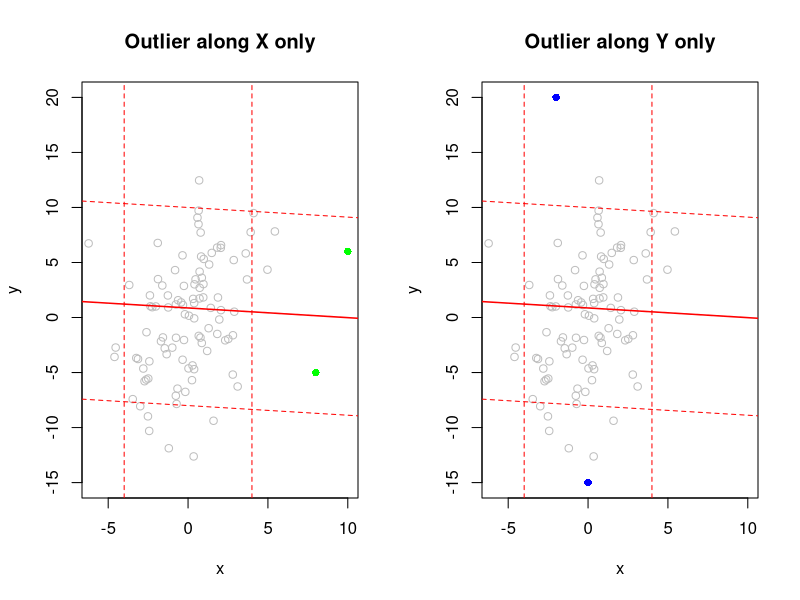
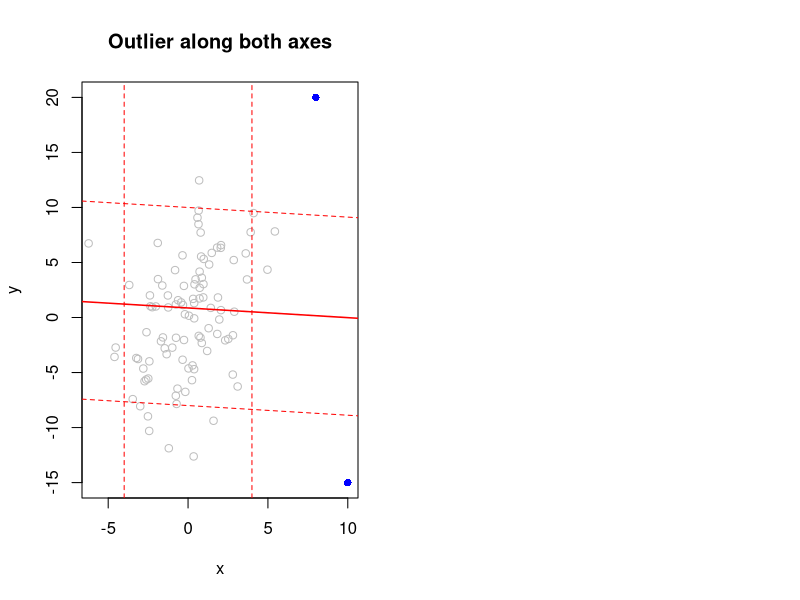

Generate these figures, in order, with R:
## ---- chunk 1
knitr::opts_chunk$set(echo = TRUE, message = FALSE, warning = FALSE)

# Author: Tong Jin
# Affiliation: New York University
# Contact: tj1061@nyu.edu
## ---- chunk 2
# Load the dataset `parent_son.csv` to R using read.csv(), 
# define the dataset as `dat`.
dat <- read.csv("../data/parent_son.csv")

# Check the structure of `dat`
str(dat)
## ---- chunk 3
beta1 <- 0.32566
beta1_hypo <- 1
se_beta1 <- 0.01197
(T_Q3 <- (beta1 - beta1_hypo) / se_beta1)
## ---- chunk 4
n <- 1058
pt(T_Q3, n - 2) * 2
## ---- chunk 5
# Visualize outlier
set.seed(111)

n <- 100
x <- rnorm(n, mean = 0, sd = 2)
error <- rnorm(n, mean = 0, sd = 5)
y <- x + error
dat_Q5 <- data.frame(x, y)
mod_Q5 <- lm(y ~ x, data = dat_Q5)

par(mfrow = c(1, 2))
plot(x, y, pch = 1, col = "gray", xlim = c(-6, 10), ylim = c(-15, 20))
title(main = "Outlier along X only", cex = 0.8)
abline(a = 0.86525, b = -0.08779, lwd = 1.5, col = "red")
abline(a = 10, b = -0.08779, lty = "dashed", col = "red")
abline(a = -8, b = -0.08779, lty = "dashed", col = "red")
abline(v = -4, lty = "dashed", col = "red")
abline(v = 4, lty = "dashed", col = "red")
points(x = 8, y = -5, pch = 16, col = "green")
points(x = 10, y = 6, pch = 16, col = "green")

plot(x, y, pch = 1, col = "gray", xlim = c(-6, 10), ylim = c(-15, 20))
title(main = "Outlier along Y only", cex = 0.8)
abline(a = 0.86525, b = -0.08779, lwd = 1.5, col = "red")
abline(a = 10, b = -0.08779, lty = "dashed", col = "red")
abline(a = -8, b = -0.08779, lty = "dashed", col = "red")
abline(v = -4, lty = "dashed", col = "red")
abline(v = 4, lty = "dashed", col = "red")
points(x = -2, y = 20, pch = 16, col = "blue")
points(x = 0, y = -15, pch = 16, col = "blue")

par(mfrow = c(1, 2))
plot(x, y, pch = 1, col = "gray", xlim = c(-6, 10), ylim = c(-15, 20))
title(main = "Outlier along both axes", cex = 0.8)
abline(a = 0.86525, b = -0.08779, lwd = 1.5, col = "red")
abline(a = 10, b = -0.08779, lty = "dashed", col = "red")
abline(a = -8, b = -0.08779, lty = "dashed", col = "red")
abline(v = -4, lty = "dashed", col = "red")
abline(v = 4, lty = "dashed", col = "red")
points(x = 8, y = 20, pch = 16, col = "blue")
points(x = 10, y = -15, pch = 16, col = "blue")
## ---- chunk 6
dat <- read.csv("../data/hwk3_part2.csv")
tail(dat)

# Drop data entry 99: high leverage point
dat_no99 <- dat[-99, ]

(mod_P2Q2_all <- lm(Y ~ X, data = dat))
(mod_P2Q2_no99 <- lm(Y ~ X, data = dat_no99))
## ---- chunk 7
dat_no100 <- dat[-100, ]

print(mod_P2Q2_all)
(mod_P2Q3_no100 <- lm(Y ~ X, data = dat_no100))
## ---- chunk 8
dat_no98 <- dat[-98, ]

mod_P2Q4_no98 <- lm(Y ~ X, data = dat_no98)

summary(mod_P2Q2_all)$coefficients
summary(mod_P2Q4_no98)$coefficients
